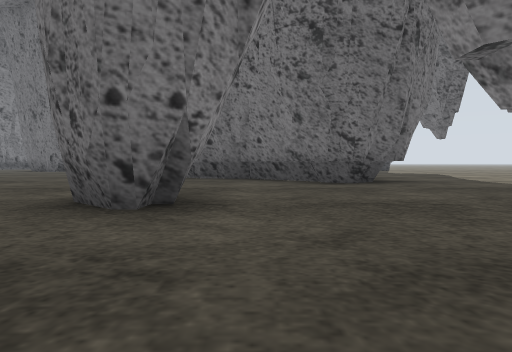
view 1 (above)

16 first-person views from a walk through a world built for the Gazebo simulator. The camera is 0.72 m above the floor, tilts 2° down and sees 70° across. The floor is counted in squares, 2 m on a side. Each view is taken from the middle of a square. On the plan, view 1 faces up. The plan holds only what a view shows up to about 9 squares ahead; the rest is blank. The place goes on beyond the plan. Some surface patterns are stand-ins.

view 2
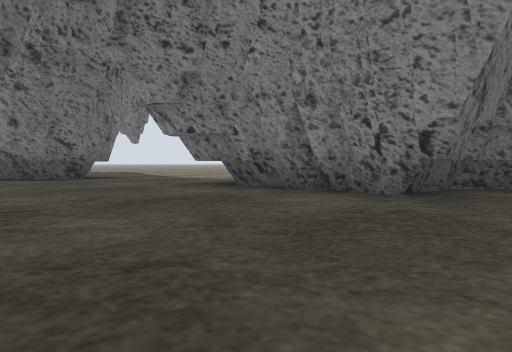

view 3
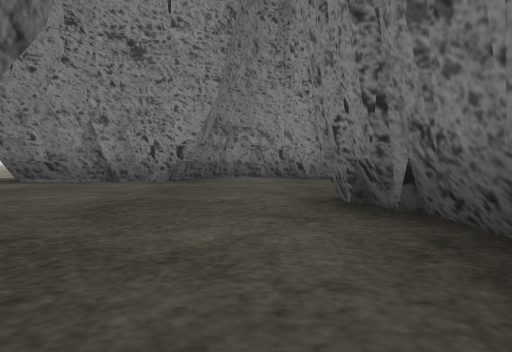

view 4
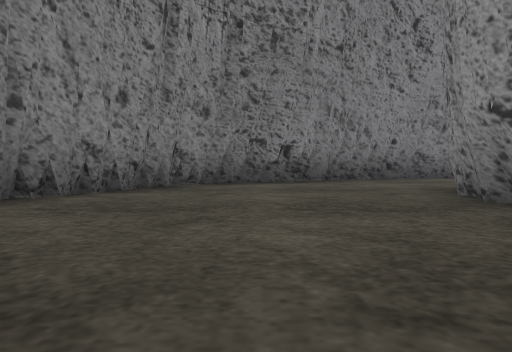

view 5
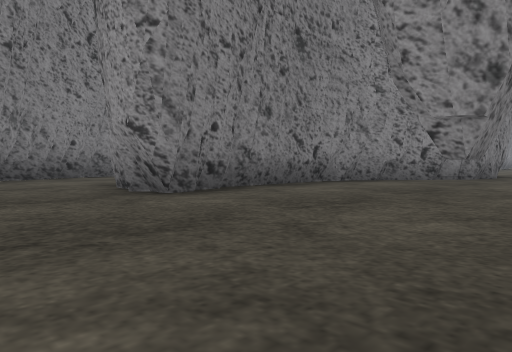

view 6
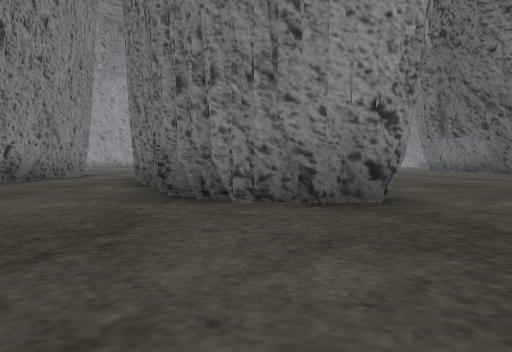

view 7
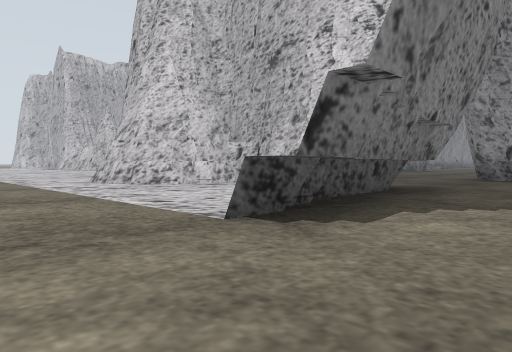

view 8
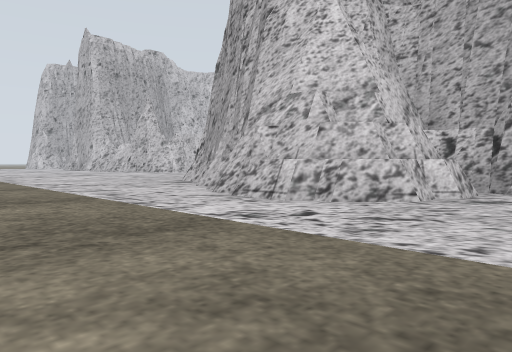

view 9
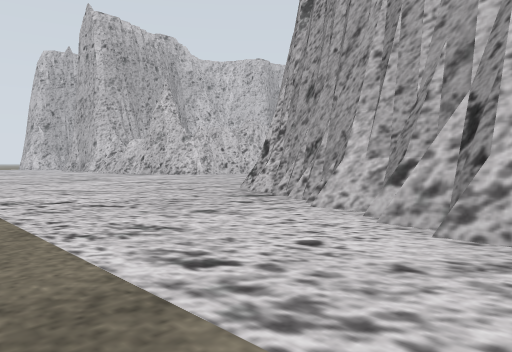

view 10
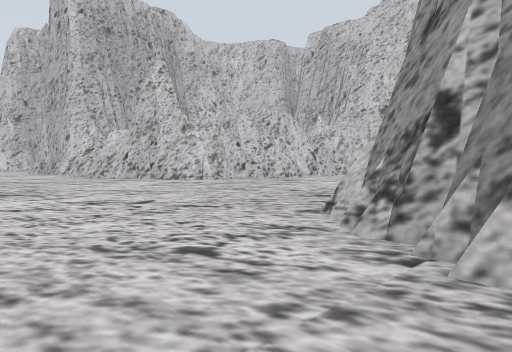

view 11
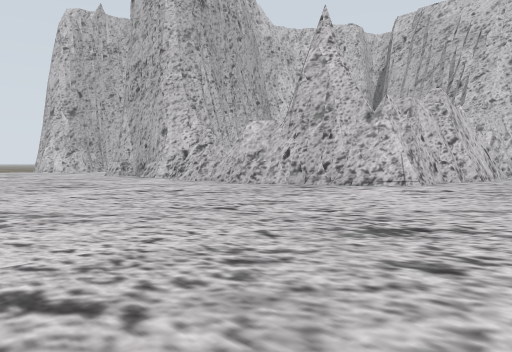

view 12
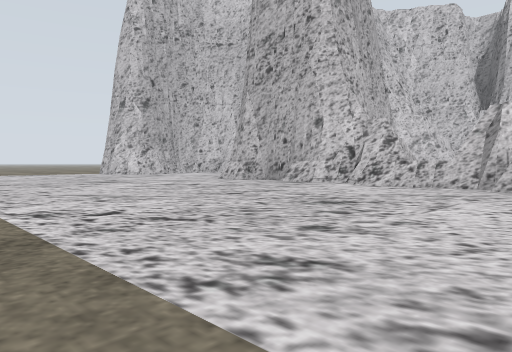

view 13
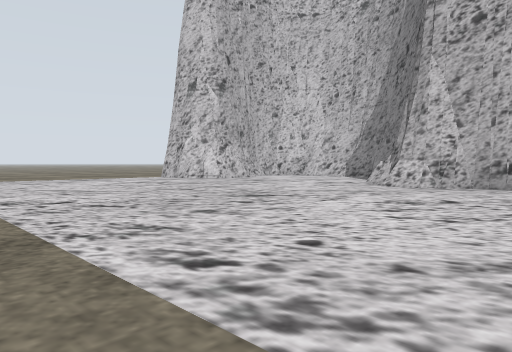

view 14
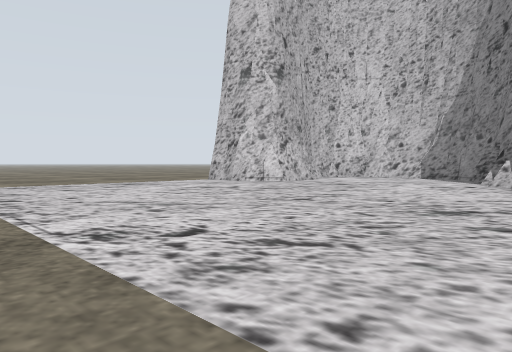

view 15
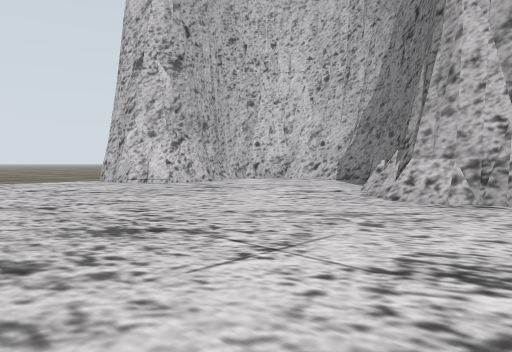

view 16
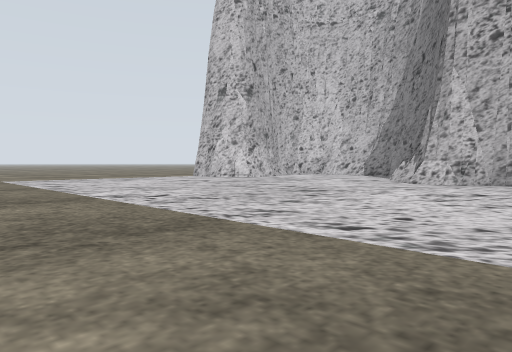

### Floor plan
Key: @ floor where view 1 was taken; # wall or solid block; . floor; = window, fence, low wall or low ledge.
Columns run from 9 left of view 1 to 8 right of it. Each row starts with its distance up from view 1.
  9        #=    ..
  8     ..  ##=  ..
  7     ..  ..#=#..
  6      .. ...#..
  5      .............
  4       ..#......#..
  3        .#..####=..
  2        .....#.....
  1    ...  ....#.....
  0    ...##.@..#.....
 -1 ###..#......###...
 -2   =#..........#...
 -3     ######...##..
 -4         #....#...
 -5        ##...##...
 -6      ##....##....
 -7    .......#=.....
 -8    .....##=.....
 -9    ##====.......
-10        .........
-11     ####........
-12        ###......
-13          ##......
-14           #......
-15           #......
-16        ==##......
-17           #.......
-18           #.......
-19           #.......
-20          ##.......
-21        ##=.......
-22        #.........
-23        #.........
-24        #####.....
-25            #.....

Where each view was taken, in squares from view 1:
view 1: 0 up, 0 right, facing up
view 2: 2 down, 1 left, facing up-right
view 3: 2 down, 4 left, facing right
view 4: 0 up, 2 right, facing down
view 5: 1 up, 2 right, facing down-left
view 6: 4 down, 3 right, facing left
view 7: 5 up, 8 right, facing down-left
view 8: 1 up, 8 right, facing down-left
view 9: 2 down, 7 right, facing down-left
view 10: 5 down, 5 right, facing down-left
view 11: 9 down, 6 right, facing down-left
view 12: 13 down, 7 right, facing down-left
view 13: 17 down, 7 right, facing down-left
view 14: 19 down, 7 right, facing down-left
view 15: 18 down, 5 right, facing down-left
view 16: 17 down, 8 right, facing down-left
